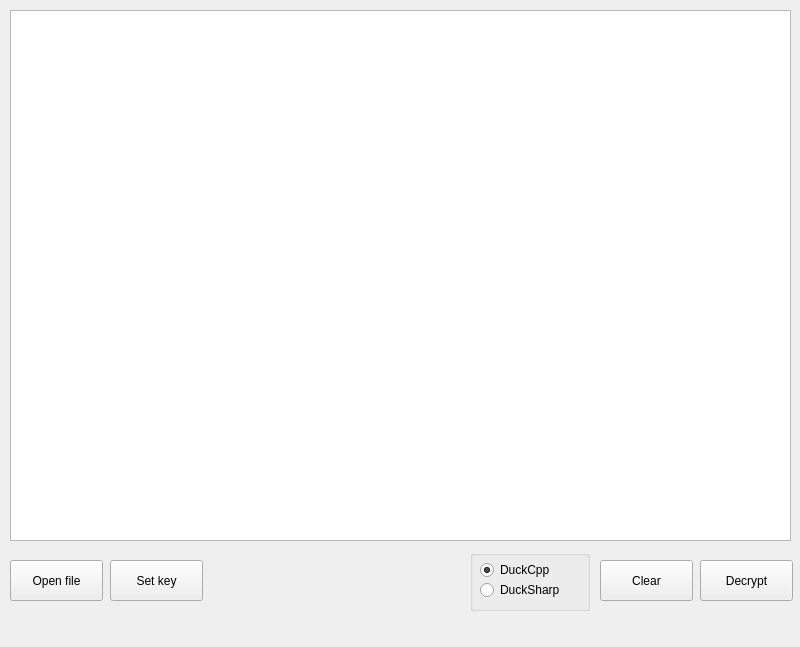
<?xml version="1.0" encoding="UTF-8"?>
<ui version="4.0">
 <class>MainWindow</class>
 <widget class="QMainWindow" name="MainWindow">
  <property name="geometry">
   <rect>
    <x>0</x>
    <y>0</y>
    <width>800</width>
    <height>647</height>
   </rect>
  </property>
  <property name="windowTitle">
   <string>Duck Decryptor</string>
  </property>
  <property name="windowIcon">
   <iconset resource="resources.qrc">
    <normaloff>:/icons/duck.ico</normaloff>:/icons/duck.ico</iconset>
  </property>
  <widget class="QWidget" name="centralwidget">
   <widget class="QPlainTextEdit" name="textEdit">
    <property name="geometry">
     <rect>
      <x>10</x>
      <y>10</y>
      <width>781</width>
      <height>531</height>
     </rect>
    </property>
    <property name="font">
     <font>
      <pointsize>10</pointsize>
     </font>
    </property>
   </widget>
   <widget class="QPushButton" name="openFileButton">
    <property name="geometry">
     <rect>
      <x>10</x>
      <y>560</y>
      <width>93</width>
      <height>41</height>
     </rect>
    </property>
    <property name="text">
     <string>Open file</string>
    </property>
   </widget>
   <widget class="QPushButton" name="setKeyButton">
    <property name="geometry">
     <rect>
      <x>110</x>
      <y>560</y>
      <width>93</width>
      <height>41</height>
     </rect>
    </property>
    <property name="text">
     <string>Set key</string>
    </property>
   </widget>
   <widget class="QPushButton" name="clearButton">
    <property name="geometry">
     <rect>
      <x>600</x>
      <y>560</y>
      <width>93</width>
      <height>41</height>
     </rect>
    </property>
    <property name="text">
     <string>Clear</string>
    </property>
   </widget>
   <widget class="QPushButton" name="decryptButton">
    <property name="geometry">
     <rect>
      <x>700</x>
      <y>560</y>
      <width>93</width>
      <height>41</height>
     </rect>
    </property>
    <property name="text">
     <string>Decrypt</string>
    </property>
   </widget>
   <widget class="QGroupBox" name="groupBox">
    <property name="geometry">
     <rect>
      <x>470</x>
      <y>550</y>
      <width>120</width>
      <height>61</height>
     </rect>
    </property>
    <property name="title">
     <string/>
    </property>
    <widget class="QRadioButton" name="duckCppRB">
     <property name="geometry">
      <rect>
       <x>10</x>
       <y>10</y>
       <width>95</width>
       <height>20</height>
      </rect>
     </property>
     <property name="text">
      <string>DuckCpp</string>
     </property>
     <property name="checked">
      <bool>true</bool>
     </property>
    </widget>
    <widget class="QRadioButton" name="duckSharpRB">
     <property name="geometry">
      <rect>
       <x>10</x>
       <y>30</y>
       <width>95</width>
       <height>20</height>
      </rect>
     </property>
     <property name="text">
      <string>DuckSharp</string>
     </property>
    </widget>
   </widget>
  </widget>
  <widget class="QMenuBar" name="menubar">
   <property name="geometry">
    <rect>
     <x>0</x>
     <y>0</y>
     <width>800</width>
     <height>26</height>
    </rect>
   </property>
  </widget>
 </widget>
 <resources>
  <include location="resources.qrc"/>
 </resources>
 <connections/>
</ui>
